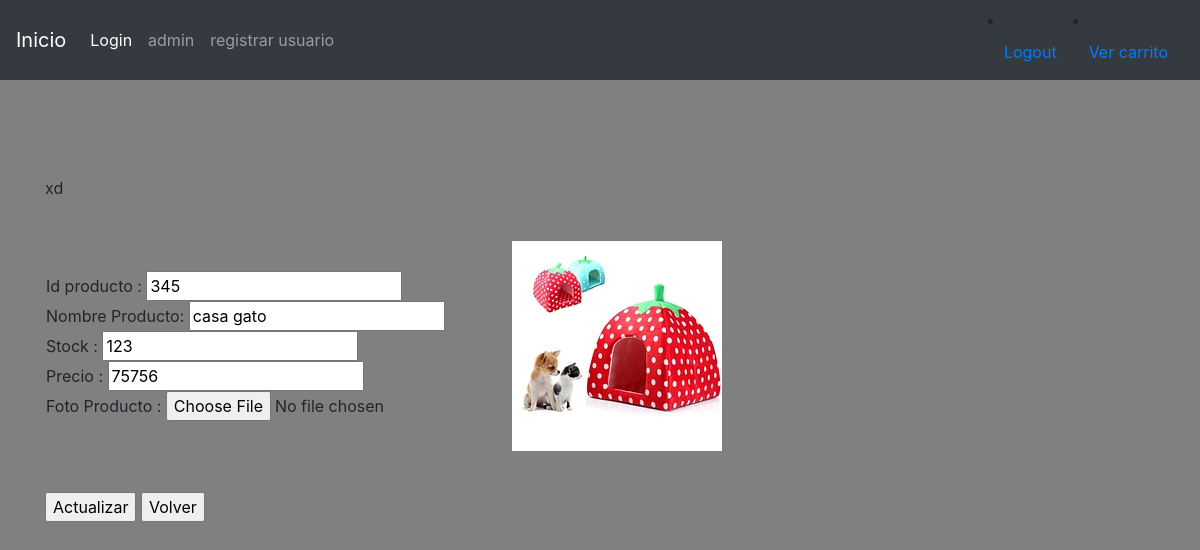
Screenshot of /personas/productos_edit/345 with the database file from the repository.
### personas/models.py (models this page shows, shortened)
class Producto(models.Model):
    idProducto = models.IntegerField( primary_key=True)
    nombreProducto = models.CharField(max_length=30, blank=True, null=True)
    stock   = models.IntegerField(blank=True, null=True)
    precio   = models.IntegerField(blank=True, null=True)
    foto = models.ImageField(upload_to=cargarFotoProducto, null=True)
    activo = models.IntegerField(blank=True, null=True)

### personas/views.py (the view)
# urls.py: path('productos_edit/<str:pk>', views.productos_edit, name='productos_edit'),
def productos_edit(request, pk):
    mensajes=[]
    errores=[]
    context={}
    producto=Producto.objects.get(idProducto=pk)
    context={}
    if producto:
        print("Edit encontró a producto...")
        mensajes.append("Bien, datos eliminados...")
        context = {'producto': producto,  'mensajes': mensajes, 'errores':errores}
        return render(request, 'personas/productos_edit.html', context)
    return render(request, 'personas/productos_list.html', context)

### personas/context_processor.py (called while the page is built)
def total_carrito(request):
    total = 0
    if request.user.is_authenticated:
        if "carrito" in request.session.keys():
            for key, value in request.session["carrito"].items():
                total +=  int(value["acumulado"])
    return {"total_carrito": total}

### personas/templates/personas/productos_edit.html (shortened to what this page needs)
{% extends "personas/base.html" %} {% block title %} Editar Producto {% endblock %} {% block content%}
<br>
<div class="container">
    <br><br><br>
    xd
    <form action={% url "productosAdd" %} method="post" enctype="multipart/form-data">
        <table>
            <tr>
                <td>
                    Id producto : <input type="text" name="idProducto" value="{{producto.idProducto}}"><br> Nombre Producto: <input type="text" name="nombreProducto" value="{{producto.nombreProducto}}"><br> Stock : <input type="number" name="stock" value="{{producto.stock}}"><br>                    Precio : <input type="number" name="precio" value="{{producto.precio}}"><br> Foto Producto : {% if producto.foto %}
                    <input type="file" name="fotoProducto" accept="image/*" value="{{producto.foto.url}}"><br> {%else%}
                    <input type="file" name="fotoProducto" accept="image/*" value=""><br> {% endif %}
                </td>
                <td>
                    {% if producto.foto %}
                    <img src="{{producto.foto.url }}" alt="{{producto.foto}}"> {%else%} No hay foto {% endif %}
                </td>
            </tr>
        </table>
        <input type="submit" name="opcion" value="Actualizar">
        <input type="submit" name="opcion" value="Volver">
        <br>
    </form>
</div>
{% endblock %}

### rows the page displays
Producto: idProducto "345", nombreProducto "casa gato", stock "123", precio "75756", foto (picture)
